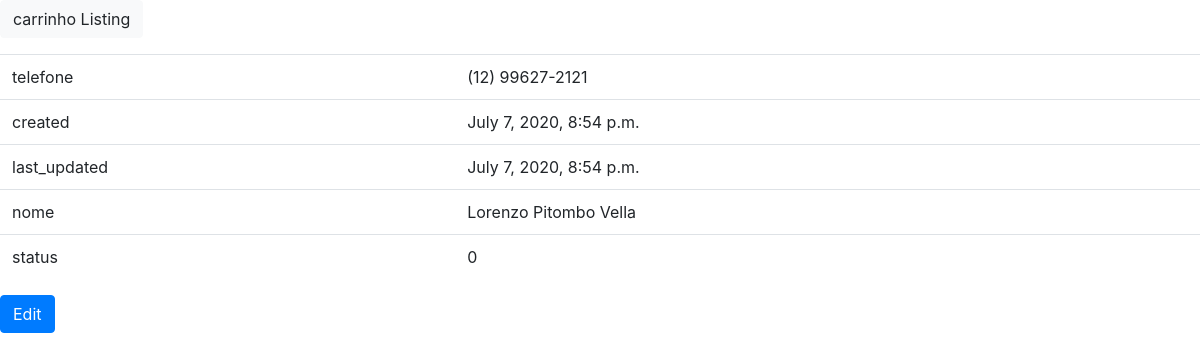
The page /pedidos/pedidos/carrinho/detail/3/ on the database as committed earlier.
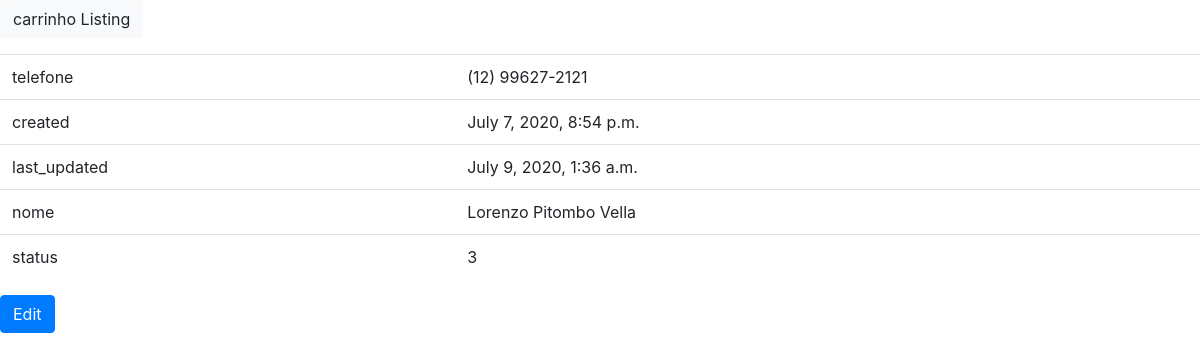
The same page on the database as committed later.
### Manada/pedidos/models.py (models this page shows, shortened)
class carrinho(models.Model):
    statusDoCarrinho = [("0","Pedido não-concluido pelo cliente"),("1","Pedido enviado ao restaurante"),("2","Pedido em preparo"),("3","Pedido concluido")]
    telefone = models.CharField(max_length=30)
    created = models.DateTimeField(auto_now_add=True, editable=False)
    last_updated = models.DateTimeField(auto_now=True, editable=False)
    nome = models.CharField(max_length=50)
    status = models.CharField(max_length=30, choices = statusDoCarrinho, default="0")
    class Meta:
        pass
    def get_update_url(self):
        return reverse("pedidos_carrinho_update", args=(self.pk,))

### Manada/pedidos/views.py (the view)
# urls.py: path("pedidos/carrinho/detail/<int:pk>/", views.carrinhoDetailView.as_view(), name="pedidos_carrinho_detail"),
class carrinhoDetailView(generic.DetailView):
    model = models.carrinho
    form_class = forms.carrinhoForm

### Manada/templates/pedidos/carrinho_detail.html
{% extends "base.html" %}
{% load static %}
{% block content %}
<p>
    <a class="btn btn-light" href="{% url 'pedidos_carrinho_list' %}">
    carrinho Listing
    </a>
</p>
<table class="table">
    <tr><td>telefone</td><td>{{ object.telefone }}</td></tr>
    <tr><td>created</td><td>{{ object.created }}</td></tr>
    <tr><td>last_updated</td><td>{{ object.last_updated }}</td></tr>
    <tr><td>nome</td><td>{{ object.nome }}</td></tr>
    <tr><td>status</td><td>{{ object.status }}</td></tr>
</table>
<a class="btn btn-primary" href="{{object.get_update_url}}">Edit</a>
{% endblock %}

### Manada/templates/base.html (shortened to what this page needs)
{% load static %}
<html>
<head>
  <link rel="stylesheet" href="{% static 'jquery-ui.css' %}">
  <link rel="stylesheet" href="{% static 'bootstrap.min.css' %}">
    <link rel="stylesheet" href="https://stackpath.bootstrapcdn.com/bootstrap/4.3.1/css/bootstrap.min.css"
>
  </head>
  <body>
{% block content %}{% endblock %}
  </body>
</html>

Rows that differ between the two databases and show on the page:
changed carrinho "Lorenzo Pitombo Vella": last_updated "July 7, 2020, 8:54 p.m." → "July 9, 2020, 1:36 a.m."; status "0" → "3"
